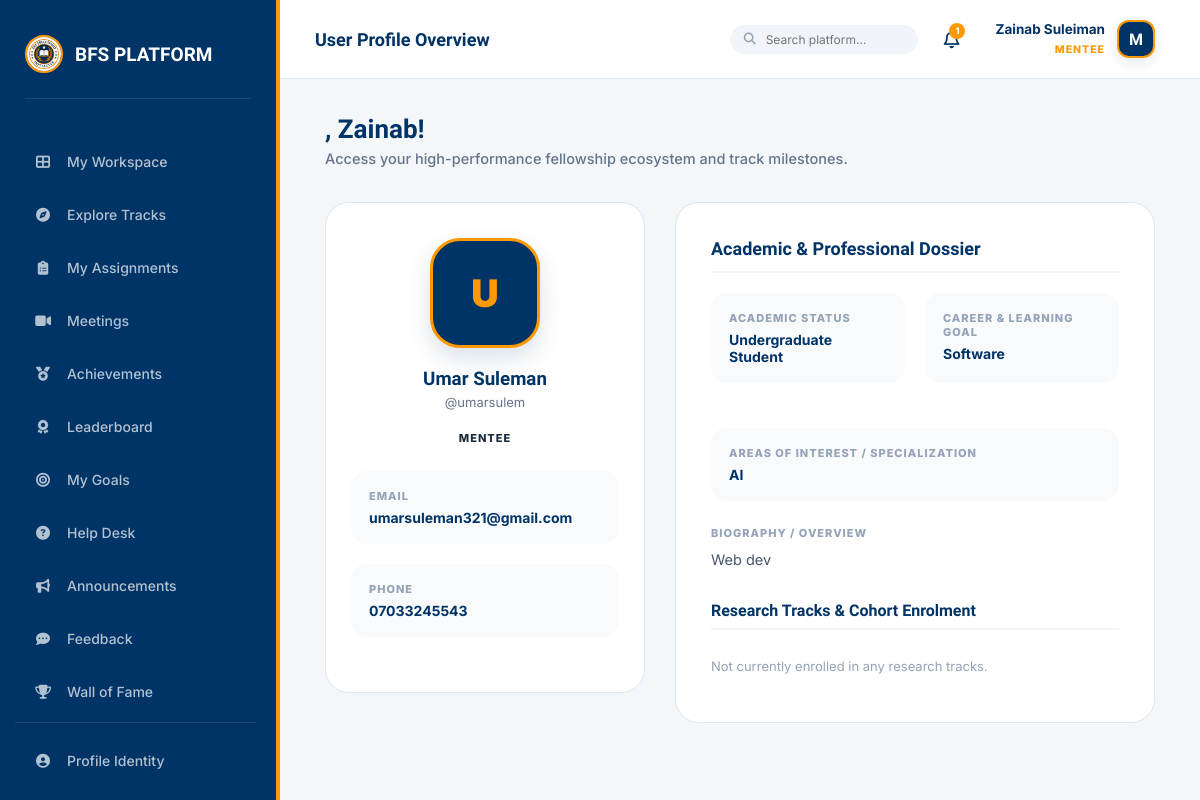
Page /accounts/users/20/detail/ (signed in) on the committed database.
### accounts/models.py (models this page shows, shortened)
class User(AbstractUser):
    ROLE_CHOICES = [
        ('mentee', 'Mentee'),
        ('mentor', 'Mentor'),
        ('management', 'Management Team'),
        ('coordinator', 'Programme Coordinator'),
    ]
    role = models.CharField(max_length=20, choices=ROLE_CHOICES, default='mentee')
    phone = models.CharField(max_length=20, blank=True)
    bio = models.TextField(blank=True)
    avatar_url = models.URLField(blank=True)   # Link to OneDrive/SharePoint photo
    is_verified = models.BooleanField(default=False)
    linkedin_url = models.URLField(blank=True, verbose_name="LinkedIn Profile")
    github_url = models.URLField(blank=True, verbose_name="GitHub/Portfolio")
    cv_url = models.URLField(blank=True, verbose_name="CV/Resume (OneDrive Link)")
    qualification = models.CharField(max_length=120, blank=True, help_text="e.g. B.Sc, M.Sc, Ph.D, Professional Fellow")
    expertise = models.CharField(max_length=150, blank=True, help_text="e.g. Software Engineering, AI, Cloud, Research")
    academic_status = models.CharField(max_length=100, blank=True, help_text="e.g. Student, Recent Graduate, Professional")
    interests = models.TextField(blank=True, help_text="Areas of interest or specialization")
    career_goal = models.TextField(blank=True, help_text="Mentee primary career and learning goal")

### accounts/views.py (the view)
# urls.py: path('users/<int:user_id>/detail/', user_detail, name='user_detail'),
@role_required('mentee', 'mentor', 'management', 'coordinator')
def user_detail(request, user_id):
    target_user = get_object_or_404(User, id=user_id)
    context = {
        'profile_user': target_user,
        'groups': target_user.group_membership.all().select_related('group'),
    }
    return render(request, 'accounts/user_detail.html', context)

### templates/accounts/user_detail.html (shortened to what this page needs)
{% extends 'base.html' %}
{% block header_title %}User Profile Overview{% endblock %}
{% block content %}
<div class="profile-view-layout">
    <div class="profile-card-left">
        <div class="avatar-big">
            {% if profile_user.avatar_url %}
                <img src="{{ profile_user.avatar_url }}" alt="{{ profile_user.username }}" style="width: 100%; height: 100%; border-radius: 28px; object-fit: cover;">
            {% else %}
                {{ profile_user.username|first|upper }}
            {% endif %}
        </div>
        <h3 style="margin: 0; font-family: 'Lexend'; color: var(--navy);">{{ profile_user.get_full_name|default:profile_user.username }}</h3>
        <p style="margin: 4px 0 15px; color: #64748b; font-size: 13px;">@{{ profile_user.username }}</p>
        <span class="role-badge role-{{ profile_user.role }}" style="font-size: 11px; padding: 6px 16px; border-radius: 20px; font-weight: 800; text-transform: uppercase; letter-spacing: 1px; display: inline-block; margin-bottom: 20px;">
            {{ profile_user.get_role_display }}
        </span>
        <div class="meta-box">
            <div class="meta-title">Email</div>
            <div class="meta-value">{{ profile_user.email|default:"Not specified" }}</div>
        </div>
        {% if profile_user.phone %}
        <div class="meta-box">
            <div class="meta-title">Phone</div>
            <div class="meta-value">{{ profile_user.phone }}</div>
        </div>
        {% endif %}
    </div>
    <div class="profile-card-right">
        <h4 style="margin: 0 0 20px; font-family: 'Lexend'; color: var(--navy); font-size: 18px; border-bottom: 2px solid #f1f5f9; padding-bottom: 12px;">
            Academic & Professional Dossier
        </h4>
        {% if profile_user.role == 'mentor' %}
        <div style="display: grid; grid-template-columns: 1fr 1fr; gap: 20px; margin-bottom: 25px;">
            <div class="meta-box">
                <div class="meta-title">Qualification</div>
                <div class="meta-value">{{ profile_user.qualification|default:"Faculty Mentor" }}</div>
            </div>
            <div class="meta-box">
                <div class="meta-title">Area of Expertise</div>
                <div class="meta-value">{{ profile_user.expertise|default:"General Track" }}</div>
            </div>
        </div>
        {% elif profile_user.role == 'mentee' %}
        <div style="display: grid; grid-template-columns: 1fr 1fr; gap: 20px; margin-bottom: 25px;">
            <div class="meta-box">
                <div class="meta-title">Academic Status</div>
                <div class="meta-value">{{ profile_user.academic_status|default:"Student" }}</div>
            </div>
            <div class="meta-box">
                <div class="meta-title">Career & Learning Goal</div>
                <div class="meta-value">{{ profile_user.career_goal|default:"Professional Excellence" }}</div>
            </div>
        </div>
        <div class="meta-box" style="margin-bottom: 25px;">
            <div class="meta-title">Areas of Interest / Specialization</div>
            <div class="meta-value">{{ profile_user.interests|default:"General Programming & Research" }}</div>
        </div>
        {% endif %}
        <div style="margin-bottom: 30px;">
            <div class="meta-title" style="margin-bottom: 8px;">Biography / Overview</div>
            <p style="margin: 0; color: #475569; font-size: 14.5px; line-height: 1.6;">
                {{ profile_user.bio|default:"No personal biography provided yet." }}
            </p>
        </div>
        <h4 style="margin: 0 0 15px; font-family: 'Lexend'; color: var(--navy); font-size: 16px; border-bottom: 2px solid #f1f5f9; padding-bottom: 8px;">
            Research Tracks & Cohort Enrolment
        </h4>
        <div style="display: flex; gap: 12px; flex-wrap: wrap;">
            {% for m in groups %}
            <div style="padding: 12px 20px; background: #f8fafc; border-radius: 14px; border: 1px solid var(--line); display: flex; align-items: center; gap: 10px;">
                <i class="fas fa-layer-group" style="color: var(--gold);"></i>
                <span style="font-weight: 700; color: var(--navy); font-size: 13px;">{{ m.group.name }}</span>
            </div>
            {% empty %}
            <p style="color: #94a3b8; font-size: 13px;">Not currently enrolled in any research tracks.</p>
            {% endfor %}
        </div>
    </div>
</div>
{% endblock %}

### templates/base.html (shortened to what this page needs)
{% load static %}
<!DOCTYPE html>
<html lang="en">
<head>
    <link rel="stylesheet" href="https://cdnjs.cloudflare.com/ajax/libs/font-awesome/6.4.0/css/all.min.css">
</head>
<body>
    <aside class="sidebar" id="sidebar">
        <div class="brand">
            <img src="{% static 'images/logo.jpg' %}" alt="BFS Logo">
            <span>BFS PLATFORM</span>
        </div>
        <nav class="nav-menu">
            {% if user.role == 'mentee' %}
                <a href="{% url 'dashboard:mentee_dashboard' %}" class="nav-item {% if request.resolver_match.url_name == 'mentee_dashboard' %}active{% endif %}">
                    <i class="fas fa-th-large"></i> My Workspace
                </a>
                <a href="{% url 'groups:group_list' %}" class="nav-item {% if 'groups' in request.path and 'meetings' not in request.path and 'pairings' not in request.path %}active{% endif %}">
                    <i class="fas fa-compass"></i> Explore Tracks
                </a>
                <a href="{% url 'tasks:my_tasks_list' %}" class="nav-item {% if 'tasks' in request.path %}active{% endif %}">
                    <i class="fas fa-clipboard-list"></i> My Assignments
                </a>
                <a href="{% url 'groups:meeting_list' %}" class="nav-item {% if 'meetings' in request.path %}active{% endif %}">
                    <i class="fas fa-video"></i> Meetings
                </a>
                <a href="{% url 'progress:achievements' %}" class="nav-item {% if 'achievements' in request.path %}active{% endif %}">
                    <i class="fas fa-medal"></i> Achievements
                </a>
                <a href="{% url 'progress:leaderboard' %}" class="nav-item {% if 'leaderboard' in request.path %}active{% endif %}">
                    <i class="fas fa-award"></i> Leaderboard
                </a>
                <a href="{% url 'progress:goals' %}" class="nav-item {% if 'goals' in request.path %}active{% endif %}">
                    <i class="fas fa-bullseye"></i> My Goals
                </a>
                <a href="{% url 'helpdesk:home' %}" class="nav-item {% if 'helpdesk' in request.path %}active{% endif %}">
                    <i class="fas fa-question-circle"></i> Help Desk
                </a>
                <a href="{% url 'announcements:list' %}" class="nav-item {% if 'announcements' in request.path %}active{% endif %}">
                    <i class="fas fa-bullhorn"></i> Announcements
                </a>
                <a href="{% url 'progress:feedback' %}" class="nav-item {% if 'feedback' in request.path %}active{% endif %}">
                    <i class="fas fa-comment-dots"></i> Feedback
                </a>
                <a href="{% url 'core:wall_of_fame' %}" class="nav-item {% if 'wall-of-fame' in request.path %}active{% endif %}">
                    <i class="fas fa-trophy"></i> Wall of Fame
                </a>
            {% endif %}
            <div style="margin-top: auto; border-top: 1px solid rgba(255,255,255,0.1); padding-top: 15px;">
                <a href="{% url 'accounts:profile' %}" class="nav-item {% if 'profile' in request.path %}active{% endif %}">
                    <i class="fas fa-user-circle"></i> Profile Identity
                </a>
            </div>
        </nav>
    </aside>
    <main class="main">
        <header class="topbar">
            <div style="display: flex; align-items: center; gap: 15px;">
                <h2 style="margin:0; font-family:'Lexend'; font-size: 18px; color: var(--navy);">{% block header_title %}{% endblock %}</h2>
            </div>
            <div style="display: flex; align-items: center; gap: 20px;">
                <form method="get" action="{% url 'core:search' %}" style="display: flex; align-items: center; background: #f1f5f9; border-radius: 20px; padding: 6px 14px;">
                    <i class="fas fa-search" style="color: #94a3b8; font-size: 12px; margin-right: 8px;"></i>
                    <input type="text" name="q" placeholder="Search platform..." style="border: none; background: transparent; outline: none; font-size: 12px; width: 140px; font-family: inherit;">
                </form>
                <a href="{% url 'notifications:notification_list' %}" style="position: relative; color: var(--navy); text-decoration: none; font-size: 18px; padding: 6px;">
                    <i class="far fa-bell"></i>
                    {% if unread_notifications_count > 0 %}
                    <span style="position: absolute; top: 0; right: 0; background: var(--gold); color: white; border-radius: 50%; font-size: 9px; font-weight: 800; width: 16px; height: 16px; display: flex; align-items: center; justify-content: center;">
                        {{ unread_notifications_count }}
                    </span>
                    {% endif %}
                </a>
                <div class="identity-card" data-role="{{ user.get_role_display }}">
                    <div style="display: flex; align-items: center; gap: 12px;">
                        <div style="text-align: right; line-height: 1.2;">
                            <span style="display: block; font-weight: 700; font-size: 13.5px; color: var(--navy);">{{ user.get_full_name|default:user.username }}</span>
                            <span style="font-size: 10.5px; color: var(--gold); font-weight: 800; text-transform: uppercase; letter-spacing: 1px;">{{ user.role }}</span>
                        </div>
                        <div style="width: 38px; height: 38px; border-radius: 12px; background: var(--navy); color: white; display: flex; align-items: center; justify-content: center; font-weight: 800; font-family: 'Lexend'; border: 2px solid var(--gold); box-shadow: 0 4px 12px rgba(0, 51, 102, 0.1);">
                            {{ user.username|first|upper }}
                        </div>
                    </div>
                </div>
            </div>
        </header>
        <div class="content-body">
            <div class="welcome-banner">
                <h1>{{ greeting }}, {{ user.first_name|default:user.username }}!</h1>
                <p>Access your high-performance fellowship ecosystem and track milestones.</p>
            </div>
            {% block content %}{% endblock %}
        </div>
    </main>
</body>
</html>

### rows in the picture
User: get_full_name "Zainab Suleiman", role "MENTEE", username|first "M", first_name "Zainab"
User: username|first "U", get_full_name "Umar Suleman", username "umarsulem", role "MENTEE", email "umarsuleman321@gmail.com", phone "07033245543", academic_status "Undergraduate Student", career_goal "Software", interests "AI", bio "Web dev"

### other values in the picture
{{ unread_notifications_count }} "1"
